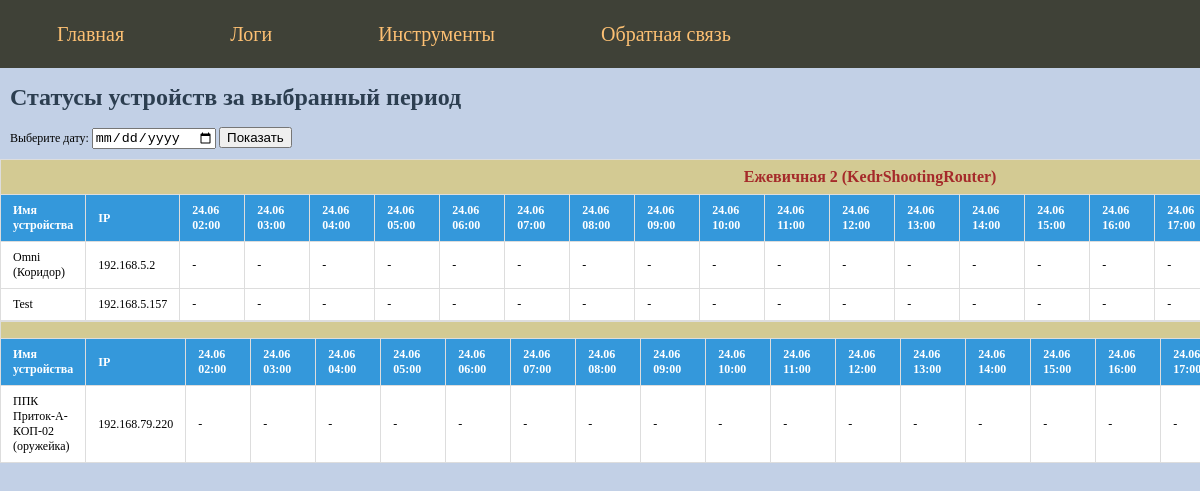
The page /index1 on the database its author committed.
### flask_db.py (models this page shows, shortened)
class Router(db.Model):
    __tablename__ = 'routers'
    id = db.Column(db.Integer, primary_key=True)
    name = db.Column(db.String, nullable=False)
    ip1 = db.Column(db.String)
    ip2 = db.Column(db.String)
    ip3 = db.Column(db.String)
    dns = db.Column(db.String)
    lan1 = db.Column(db.Integer)
    lan2 = db.Column(db.Integer)
    lan3 = db.Column(db.Integer)
    lan4 = db.Column(db.Integer)
    lan4err = db.Column(db.String)
    model = db.Column(db.String)
    mobil = db.Column(db.Integer)
    behind_devices = db.relationship('Device', backref='router', lazy=True, foreign_keys='Device.router_id')
    pritok_devices = db.relationship('Device', backref='pritok_router', lazy=True, foreign_keys='Device.pritok_router_id')

class Device(db.Model):
    __tablename__ = 'devices'
    id = db.Column(db.Integer, primary_key=True)
    ip = db.Column(db.String)
    name = db.Column(db.String, nullable=False)
    lan = db.Column(db.Integer)
    router_id = db.Column(db.Integer, db.ForeignKey('routers.id'))
    pritok_router_id = db.Column(db.Integer, db.ForeignKey('routers.id'))

### flask_db.py (the view, shortened to what this page needs)
@app.route('/')
@app.route('/index1')
def index():
    date_str = request.args.get('date')
    if date_str:
        try:
            selected_date = datetime.strptime(date_str, '%Y-%m-%d')
        except ValueError:
            selected_date = datetime.now()
    else:
        selected_date = datetime.now()
    if date_str:
        start_time = selected_date.replace(hour=0, minute=0, second=0, microsecond=0)
        hours = [start_time + timedelta(hours=i) for i in range(24)]
        end_time = start_time + timedelta(hours=24)
    else:
        now = datetime.now().replace(minute=0, second=0, microsecond=0)
        hours = [now - timedelta(hours=i) for i in reversed(range(24))]
        start_time = hours[0]
        end_time = hours[-1] + timedelta(hours=1)
    routers = Router.query.all()  # Получаем все роутеры из базы
    devices = Device.query.all()
    start_minute = None
    minutes = []
    start_time_minute = None
    end_time_minute = None
    logs_hour = []
    logs = ScanLog.query.filter(
        ScanLog.scan_datetime >= start_time,
        ScanLog.scan_datetime <= end_time
        ).order_by(ScanLog.scan_datetime).all()
    hour_str = request.args.get('hour')  # формат: 'YYYY-MM-DD HH:MM:SS'
    status_dict_routers = defaultdict(lambda: defaultdict(dict))
    status_dict_routers_hour = defaultdict(lambda: defaultdict(dict))
    status_dict_devices = defaultdict(dict)
    status_dict_devices_hour = defaultdict(dict)
    for log in logs: # получаем логи за сутки
        log_hour = log.scan_datetime.replace(minute=0, second=0, microsecond=0)
        if log.device_id is None:
            status_dict_routers[log.router_id][log.ip][log_hour] = (log.status, log.scan_datetime, log.lan4err)
        else:
            status_dict_devices[log.device_id][log_hour] = (log.status, log.scan_datetime)
    for log in logs_hour: # получаем логи за час
        log_minute = log.scan_datetime.replace(second=0, microsecond=0)
        if log.device_id is None:
            status_dict_routers_hour[log.router_id][log.ip][log_minute] = (log.status, log.scan_datetime, log.lan4err)
        else:
            status_dict_devices_hour[log.device_id][log_minute] = (log.status, log.scan_datetime)
    return render_template('index1.html',
                           title='Статусы устройств за выбранный период',
                           menu=menu,
                           routers=routers,
                           devices=devices,
                           hours=hours,
                           minutes=minutes,
                           status_dict_routers=status_dict_routers,
                           status_dict_routers_hour=status_dict_routers_hour,
                           status_dict_devices=status_dict_devices,
                           status_dict_devices_hour=status_dict_devices_hour,
                           selected_date=selected_date.date() if date_str
                           else None
                           )

### templates/index1.html (shortened to what this page needs)
{% extends "base.html" %} {% block content %} {{ super() }}
<div class="content">
  <form method="get" action="{{ url_for('index') }}">
      <label for="date">Выберите дату:</label>
      <input type="date" id="date" name="date" value="{{ selected_date or '' }}">
      <button type="submit">Показать</button>
  </form>
</div>
{% for router in routers %}
<div class="table-wrapper">
<table id="table-router-{{ router.id }}">
  <thead>
    <tr>
      <th colspan="{{ 2 + hours|length }}" class="router-name">{{ router.name }}</th>
    </tr>
    <tr>
      <th class="th1">Имя устройства</th>
      <th class="th2">IP</th>
        {% for hour in hours %}
          <th onclick="showModal('{{ hour.strftime('%Y-%m-%d %H:%M:%S') }}', {{ router.id }})"
              class="clickable-hour">
          {{ hour.strftime('%d.%m') }}<br>{{ hour.strftime('%H:%M') }}
          </th>
        {% endfor %}
    </tr>
  </thead>
  <tbody>
    {% set router_ips = [router.ip1, router.ip2, router.ip3, router.dns]|reject('none') %}
    {% for device in devices %}
      {% if device.router_id == router.id or device.pritok_router_id == router.id %}
        <tr>
          <td class="device-name"> {{ device.name }} </td>
          <td class="device-ip">{{ device.ip }}</td>
          {% for hour in hours %}
            {% if hour in status_dict_devices[device.id] %}
              <td class="{% if status_dict_devices[device.id][hour][0] == 1 %}lan-1
                         {% elif status_dict_devices[device.id][hour][0] == 0 %}lan-0
                         {% elif status_dict_devices[device.id][hour][0] == 2 %}lan-2
                         {% endif %}">
                  {{ status_dict_devices[device.id][hour][1].strftime('%H:%M') }}
              </td>
            {% else %}
              <td>-</td>
            {% endif %}
          {% endfor %}
        </tr>
      {% endif %}
    {% endfor %}
  </tbody>
</table>
</div>
{% endfor %}
{% endblock %}

### templates/base.html (shortened to what this page needs)
<!DOCTYPE html>
<html lang="en">
<head>
    <link type="text/css" href="{{ url_for('static', filename='css/styles.css')}}" rel="stylesheet" />
</head>
<body>
    {% block content -%}
        {% block mainmenu -%}
    <ul class="mainmenu">
        {% for m in menu -%}
            <li><a href="{{m.url}}">{{m.name}}</a></li>
        {% endfor -%}
    </ul>
        {% endblock mainmenu -%}
        <div class="content">
        {% if title -%}
            <h1>{{title}}</h1>
        {% else -%}
            <h1>ГПБ Кедр</h1>
        {% endif -%}
        </div>
    {% endblock content -%}
<div class="field15"></div>
</body>
</html>

### static/css/styles.css (style rules this page uses)
html, body { width: 100%; background-color: #c2d0e6; font-family: "Arial" sans-serif; font-size: 12px; margin: 0; padding: 0; height: 100%; }
h1 { color: #2c3e50; }
.table-wrapper { width: 100%; overflow-x: auto; position: relative; max-width: 100%; }
table { border-collapse: collapse; table-layout: auto; background-color: #fff; min-width: 600px; }
th, td { border: 1px solid #ddd; padding: 8px 12px; text-align: left; white-space: normal; word-wrap: break-word; }
th { background-color: #3498db; color: white; }
th:not(.router1):not(.router2), td:not(.router1):not(.router2) { min-width: 40px; }
.clickable-hour { cursor: pointer; background-color: #3498db; }
.router-name { background-color: #d3ca93; text-align: center; font-weight: bold; font-size: 16px; color: brown; }
.device-name { position: sticky; left: 0; width: 150px; min-width: 150px; background-color: #fff; z-index: 10; }
.device-ip { position: sticky; left: 80px; width: 80px; min-width: 80px; z-index: 5; }
a { color: #0059b2; text-decoration: none; }
.field15 { width: 100%; height: 15px; }
ul.mainmenu { list-style: none; background: #3f4137; height: 60px; margin: 0; padding: 4px; color: #fdc073; font-size: 20px; overflow: hidden; }
ul.mainmenu li { display: inline; float: left; padding: 3px; margin: 16px 50px 0 50px; }
ul.mainmenu li a { color: #fdc073; text-decoration: none; }
div.content { margin: 10px; }

### rows shown on the page
Router: name "Ежевичная 2 (KedrShootingRouter)", strftime "24.06" "24.06" "24.06" "24.06" "24.06" "24.06" "24.06" "24.06" "24.06" "24.06" "24.06" "24.06" "24.06" "24.06" "24.06" "24.06", strftime "02:00" "03:00" "04:00" "05:00" "06:00" "07:00" "08:00" "09:00" "10:00" "11:00" "12:00" "13:00" "14:00" "15:00" "16:00" "17:00"
Device: name "Omni (Коридор)", ip "192.168.5.2"
Device: name "Test", ip "192.168.5.157"
Router: strftime "24.06" "24.06" "24.06" "24.06" "24.06" "24.06" "24.06" "24.06" "24.06" "24.06" "24.06" "24.06" "24.06" "24.06" "24.06" "24.06", strftime "02:00" "03:00" "04:00" "05:00" "06:00" "07:00" "08:00" "09:00" "10:00" "11:00" "12:00" "13:00" "14:00" "15:00" "16:00" "17:00"
Device: name "ППК Приток-А-КОП-02 (оружейка)", ip "192.168.79.220"

### other values the page prints
{{ m.name }} "Главная" "Логи" "Инструменты" "Обратная связь"
{{ title }} "Статусы устройств за выбранный период"
